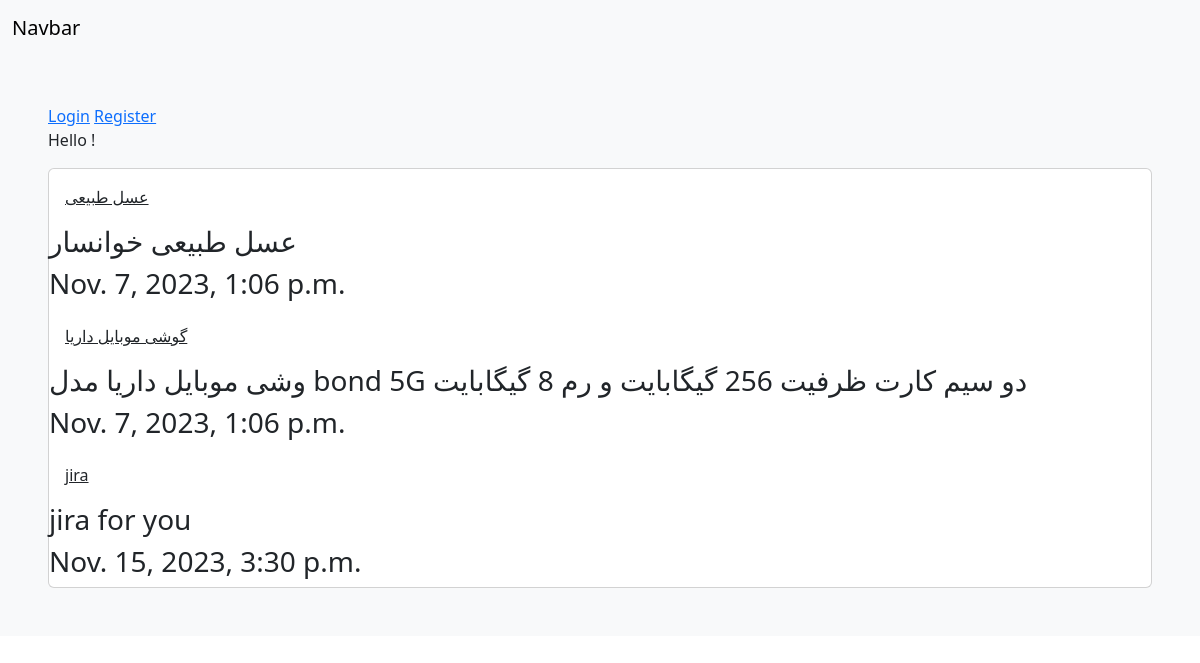
The app's page /, older data.
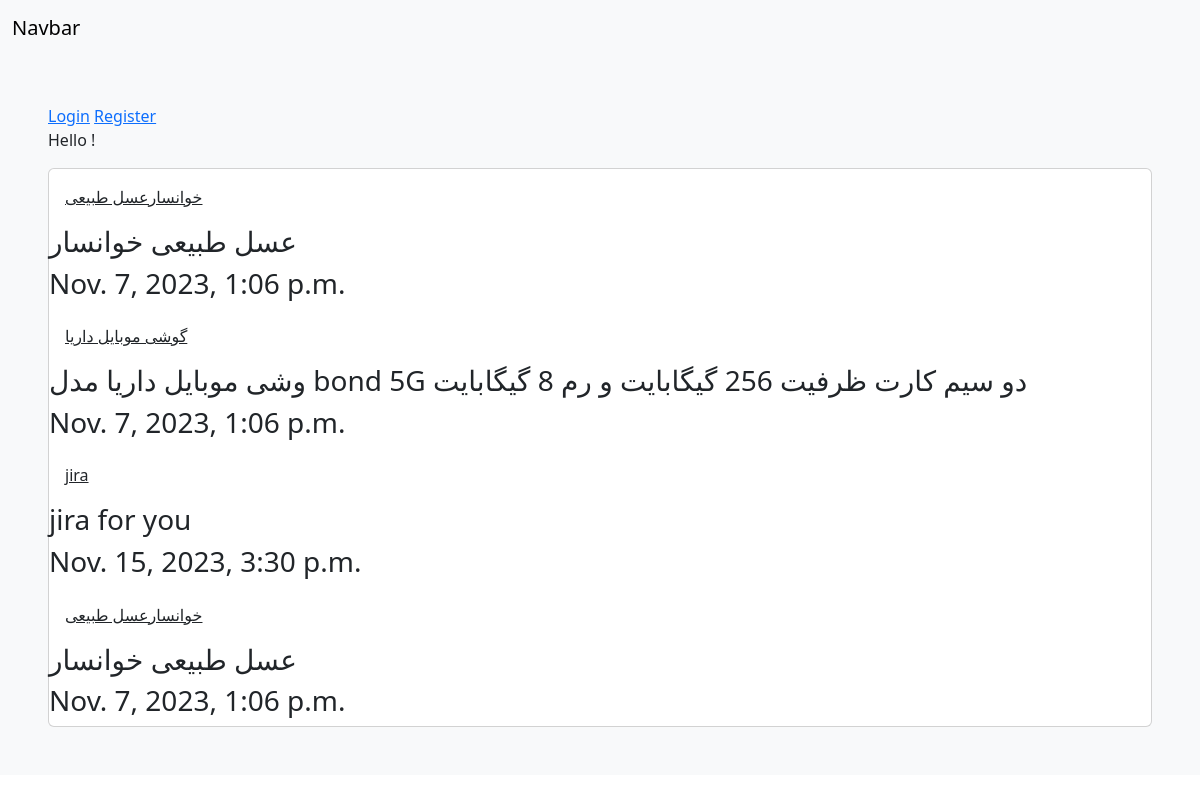
The same page, newer data.
### home/models.py (models this page shows)
class Todo (models.Model):
    title=models.CharField(max_length=200)
    body=models.TextField()
    created=models.DateTimeField()

### home/views.py (the view)
# urls.py: path('', include('home.urls')),
def home(request):
    allTodo=Todo.objects.all()
    return render(request, 'home.html',{'todos':allTodo})

### templates/home.html (shortened to what this page needs)
{% extends 'Base.html' %}
{% block content %}
    {% if request.user.is_authenticated %}
    	<a href="{% url 'user_logout' %}">Logout</a>
    {% else %}
        <a href="{% url 'user_login' %}">Login</a>
        <a href="{% url 'user_reg' %}">Register</a>
    {% endif %}
    <p>Hello {{ request.user.first_name }} !</p>
    <div class="card">
     {% for todo in todos %}
 	<a class="card-body" href="{% url 'details' todo.id %}"> {{ todo.title }}</a>
 	<h3> {{ todo.body}}</h3>
 	<h3> {{ todo.created }}</h3>
 {% endfor %}
    </div>
{% endblock %}

### templates/Base.html (shortened to what this page needs)
<!DOCTYPE html>
<html lang="en">
<head>
    <link href="https://cdn.jsdelivr.net/npm/bootstrap@5.3.2/dist/css/bootstrap.min.css" rel="stylesheet">
</head>
<body>
{% include 'Navbar.html' %}
<div class="container-fluid bg-light p-5">
    {% block content %}
    {% endblock %}
</div>
</body>
</html>

### templates/Navbar.html
<nav class="navbar navbar-expand-lg bg-body-tertiary">
  <div class="container-fluid">
    <a class="navbar-brand" href="{% url 'home' %}">Navbar</a>
        </div>
</nav>

Row changes from the older to the newer data that the page shows:
changed Todo (number 1 of 4 on the later page): title "عسل طبیعی" → "خوانسارعسل طبیعی"
added Todo: title "خوانسارعسل طبیعی", body "عسل طبیعی خوانسار", created "Nov. 7, 2023, 1:06 p.m."
